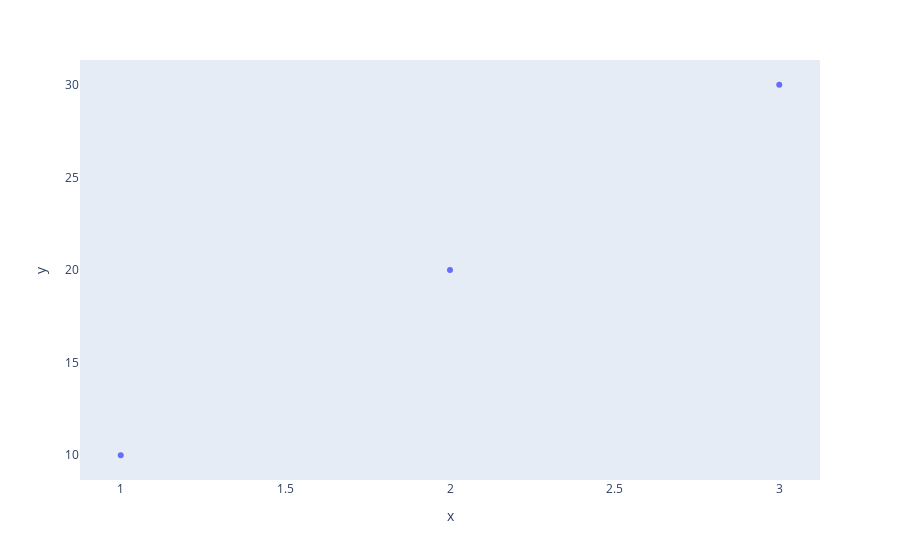

The cell this chart's notebook holds for it:
### Markdown cell above
# Plotly

### Code cell
import plotly.graph_objects as go
import plotly.express as px
fig = px.scatter(x=[1, 2, 3], y=[10, 20, 30])
fig.update_xaxes(showgrid=False)
fig.update_yaxes(showgrid=False)
fig.show()

### Figure 1 — Plotly figure (JSON) as saved in the notebook; plotly's stock layout.template omitted (floating-point values rounded to 4 significant figures)
{"data": [{"hovertemplate": "x=%{x}<br>y=%{y}<extra></extra>", "legendgroup": "", "marker": {"color": "#636efa", "symbol": "circle"}, "mode": "markers", "name": "", "orientation": "v", "showlegend": false, "type": "scatter", "x": [1, 2, 3], "xaxis": "x", "y": [10, 20, 30], "yaxis": "y"}], "layout": {"legend": {"tracegroupgap": 0}, "margin": {"t": 60}, "xaxis": {"anchor": "y", "domain": [0, 1], "showgrid": false, "title": {"text": "x"}}, "yaxis": {"anchor": "x", "domain": [0, 1], "showgrid": false, "title": {"text": "y"}}}}
